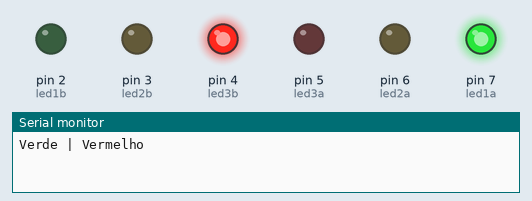
This sketch was run on a simulated Arduino Uno, built with avr-gcc and run on an emulated ATmega328P. Parts: output pins drawn as LEDs (lit = HIGH), the last lines printed to the serial monitor.

Above: at 1.5 s.
At 4.0 s:
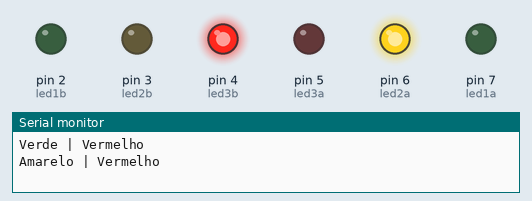
At 6.5 s:
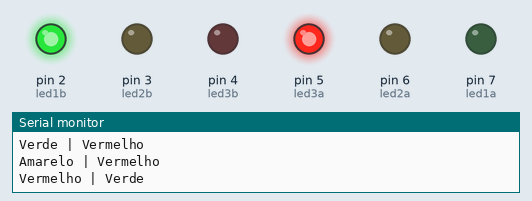
At 9.0 s:
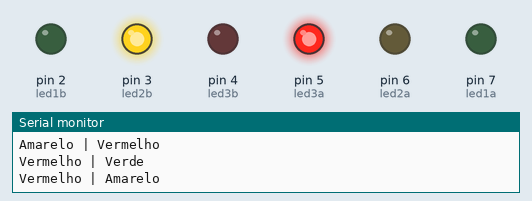
Timing chart, 0 to 13.0 s (numbered marks = the images above):
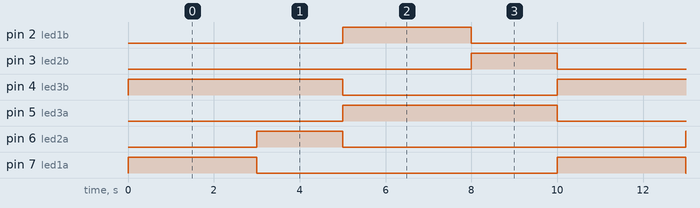

The sketch:

semaforo.ino
```cpp
/*
Legenda:
1 = verde
2 = amarelo
3 = vermelho
*/

const int led1a = 7;
const int led2a = 6;
const int led3a = 5;
const int led3b = 4;
const int led2b = 3;
const int led1b = 2;

void setup() {
  pinMode(led1a, OUTPUT);
  pinMode(led2a, OUTPUT);
  pinMode(led3a, OUTPUT);
  pinMode(led1b, OUTPUT);
  pinMode(led2b, OUTPUT);
  pinMode(led3b, OUTPUT);
  Serial.begin(9600);
}

void loop() {


  // Estado 1
  digitalWrite(led1a, HIGH);
  digitalWrite(led2a, LOW);
  digitalWrite(led3a, LOW);
  digitalWrite(led1b, LOW);
  digitalWrite(led2b, LOW);
  digitalWrite(led3b, HIGH);

  if (digitalRead(led1a) == HIGH) {
    Serial.print("Verde");
    Serial.print(" ");
  } else if (digitalRead(led2a) == HIGH) {
    Serial.print("Amarelo");
    Serial.print(" ");
  } else if (digitalRead(led3a) == HIGH) {
    Serial.print("Vermelho");
    Serial.print(" ");
  }
  if (digitalRead(led1b) == HIGH) {
    Serial.print("| ");
    Serial.println("Verde");
  } else if (digitalRead(led2b) == HIGH) {
    Serial.print("| ");
    Serial.println("Amarelo");
  } else if (digitalRead(led3b) == HIGH) {
    Serial.print("| ");
    Serial.println("Vermelho");
  }

  delay(3000);

  // Estado 2
  digitalWrite(led1a, LOW);
  digitalWrite(led2a, HIGH);
  digitalWrite(led3a, LOW);
  digitalWrite(led1b, LOW);
  digitalWrite(led2b, LOW);
  digitalWrite(led3b, HIGH);

  if (digitalRead(led1a) == HIGH) {
    Serial.print("Verde");
    Serial.print(" ");
  } else if (digitalRead(led2a) == HIGH) {
    Serial.print("Amarelo");
    Serial.print(" ");
  } else if (digitalRead(led3a) == HIGH) {
    Serial.print("Vermelho");
    Serial.print(" ");
  }
  if (digitalRead(led1b) == HIGH) {
    Serial.print("| ");
    Serial.println("Verde");
  } else if (digitalRead(led2b) == HIGH) {
    Serial.print("| ");
    Serial.println("Amarelo");
  } else if (digitalRead(led3b) == HIGH) {
    Serial.print("| ");
    Serial.println("Vermelho");
  }

  delay(2000);

  // Estado 3
  digitalWrite(led1a, LOW);
  digitalWrite(led2a, LOW);
  digitalWrite(led3a, HIGH);
  digitalWrite(led1b, HIGH);
  digitalWrite(led2b, LOW);
  digitalWrite(led3b, LOW);

  if (digitalRead(led1a) == HIGH) {
    Serial.print("Verde");
    Serial.print(" ");
  } else if (digitalRead(led2a) == HIGH) {
    Serial.print("Amarelo");
    Serial.print(" ");
  } else if (digitalRead(led3a) == HIGH) {
    Serial.print("Vermelho");
    Serial.print(" ");
  }
  if (digitalRead(led1b) == HIGH) {
    Serial.print("| ");
    Serial.println("Verde");
  } else if (digitalRead(led2b) == HIGH) {
    Serial.print("| ");
    Serial.println("Amarelo");
  } else if (digitalRead(led3b) == HIGH) {
    Serial.print("| ");
    Serial.println("Vermelho");
  }

  delay(3000);

  // Estado 4
  digitalWrite(led1a, LOW);
  digitalWrite(led2a, LOW);
  digitalWrite(led3a, HIGH);
  digitalWrite(led1b, LOW);
  digitalWrite(led2b, HIGH);
  digitalWrite(led3b, LOW);

  if (digitalRead(led1a) == HIGH) {
    Serial.print("Verde");
    Serial.print(" ");
  } else if (digitalRead(led2a) == HIGH) {
    Serial.print("Amarelo");
    Serial.print(" ");
  } else if (digitalRead(led3a) == HIGH) {
    Serial.print("Vermelho");
    Serial.print(" ");
  }
  if (digitalRead(led1b) == HIGH) {
    Serial.print("| ");
    Serial.println("Verde");
  } else if (digitalRead(led2b) == HIGH) {
    Serial.print("| ");
    Serial.println("Amarelo");
  } else if (digitalRead(led3b) == HIGH) {
    Serial.print("| ");
    Serial.println("Vermelho");
  }

  delay(2000);
}
```

Measured:
- by itself, pin 2 (led1b), pin 7 (led1a): alternates HIGH for 3.0 s and LOW for 7.0 s
- by itself, pin 3 (led2b), pin 6 (led2a): alternates HIGH for 2.0 s and LOW for 8.0 s
- by itself, pin 4 (led3b), pin 5 (led3a): alternates HIGH for 5.0 s and LOW for 5.0 s
